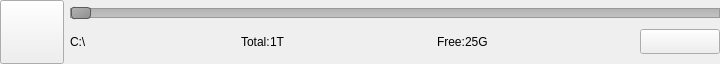
<?xml version="1.0" encoding="UTF-8"?>
<ui version="4.0">
 <class>VSCHddOne</class>
 <widget class="QWidget" name="VSCHddOne">
  <property name="geometry">
   <rect>
    <x>0</x>
    <y>0</y>
    <width>720</width>
    <height>64</height>
   </rect>
  </property>
  <property name="minimumSize">
   <size>
    <width>0</width>
    <height>64</height>
   </size>
  </property>
  <property name="maximumSize">
   <size>
    <width>720</width>
    <height>64</height>
   </size>
  </property>
  <property name="windowTitle">
   <string>Form</string>
  </property>
  <property name="windowIcon">
   <iconset>
    <normaloff>:/logo/resources/vscsmall.jpg</normaloff>:/logo/resources/vscsmall.jpg</iconset>
  </property>
  <layout class="QHBoxLayout" name="horizontalLayout_2">
   <property name="leftMargin">
    <number>0</number>
   </property>
   <property name="topMargin">
    <number>0</number>
   </property>
   <property name="rightMargin">
    <number>0</number>
   </property>
   <property name="bottomMargin">
    <number>0</number>
   </property>
   <item>
    <widget class="QPushButton" name="pushButton">
     <property name="minimumSize">
      <size>
       <width>64</width>
       <height>64</height>
      </size>
     </property>
     <property name="maximumSize">
      <size>
       <width>64</width>
       <height>64</height>
      </size>
     </property>
     <property name="text">
      <string/>
     </property>
     <property name="icon">
      <iconset resource="../main/vscmainwindows.qrc">
       <normaloff>:/device/resources/harddisk.png</normaloff>:/device/resources/harddisk.png</iconset>
     </property>
     <property name="iconSize">
      <size>
       <width>65</width>
       <height>65</height>
      </size>
     </property>
    </widget>
   </item>
   <item>
    <layout class="QVBoxLayout" name="verticalLayout">
     <property name="spacing">
      <number>0</number>
     </property>
     <item>
      <widget class="QSlider" name="horizontalSlider">
       <property name="styleSheet">
        <string notr="true">QSlider::groove:horizontal {
border: 1px solid #999999;
height: 8px; /* the groove expands to the size of the slider by default. by giving it a height, it has a fixed size */
background: qlineargradient(x1:0, y1:0, x2:0, y2:1, stop:0 #B1B1B1, stop:1 #c4c4c4);
}
QSlider::handle:horizontal {
background: qlineargradient(x1:0, y1:0, x2:1, y2:1, stop:0 #b4b4b4, stop:1 #8f8f8f);
border: 1px solid #5c5c5c;
width: 18px;
margin: -2px 0; /* handle is placed by default on the contents rect of the groove. Expand outside the groove */
border-radius: 3px;
}</string>
       </property>
       <property name="orientation">
        <enum>Qt::Horizontal</enum>
       </property>
      </widget>
     </item>
     <item>
      <layout class="QHBoxLayout" name="horizontalLayout">
       <item>
        <widget class="QLabel" name="labelDiskName">
         <property name="minimumSize">
          <size>
           <width>0</width>
           <height>30</height>
          </size>
         </property>
         <property name="maximumSize">
          <size>
           <width>16777215</width>
           <height>30</height>
          </size>
         </property>
         <property name="styleSheet">
          <string notr="true">font: 75 16pt &quot;Arial&quot;;</string>
         </property>
         <property name="text">
          <string>C:\ </string>
         </property>
        </widget>
       </item>
       <item>
        <spacer name="horizontalSpacer_3">
         <property name="orientation">
          <enum>Qt::Horizontal</enum>
         </property>
         <property name="sizeHint" stdset="0">
          <size>
           <width>40</width>
           <height>20</height>
          </size>
         </property>
        </spacer>
       </item>
       <item>
        <widget class="QLabel" name="labelTotal1">
         <property name="minimumSize">
          <size>
           <width>0</width>
           <height>30</height>
          </size>
         </property>
         <property name="maximumSize">
          <size>
           <width>16777215</width>
           <height>30</height>
          </size>
         </property>
         <property name="styleSheet">
          <string notr="true">font: 12pt &quot;Arial&quot;;</string>
         </property>
         <property name="text">
          <string>Total:</string>
         </property>
        </widget>
       </item>
       <item>
        <widget class="QLabel" name="labelTotal">
         <property name="minimumSize">
          <size>
           <width>0</width>
           <height>30</height>
          </size>
         </property>
         <property name="maximumSize">
          <size>
           <width>16777215</width>
           <height>30</height>
          </size>
         </property>
         <property name="styleSheet">
          <string notr="true">font: 12pt &quot;Arial&quot;;</string>
         </property>
         <property name="text">
          <string>1T</string>
         </property>
        </widget>
       </item>
       <item>
        <spacer name="horizontalSpacer_2">
         <property name="orientation">
          <enum>Qt::Horizontal</enum>
         </property>
         <property name="sizeHint" stdset="0">
          <size>
           <width>40</width>
           <height>20</height>
          </size>
         </property>
        </spacer>
       </item>
       <item>
        <widget class="QLabel" name="labelFree1">
         <property name="minimumSize">
          <size>
           <width>0</width>
           <height>30</height>
          </size>
         </property>
         <property name="maximumSize">
          <size>
           <width>16777215</width>
           <height>30</height>
          </size>
         </property>
         <property name="styleSheet">
          <string notr="true">font: 12pt &quot;Arial&quot;;</string>
         </property>
         <property name="text">
          <string>Free:</string>
         </property>
        </widget>
       </item>
       <item>
        <widget class="QLabel" name="labelFree">
         <property name="minimumSize">
          <size>
           <width>0</width>
           <height>30</height>
          </size>
         </property>
         <property name="maximumSize">
          <size>
           <width>16777215</width>
           <height>30</height>
          </size>
         </property>
         <property name="styleSheet">
          <string notr="true">font: 12pt &quot;Arial&quot;;</string>
         </property>
         <property name="text">
          <string>25G</string>
         </property>
        </widget>
       </item>
       <item>
        <spacer name="horizontalSpacer">
         <property name="orientation">
          <enum>Qt::Horizontal</enum>
         </property>
         <property name="sizeHint" stdset="0">
          <size>
           <width>40</width>
           <height>20</height>
          </size>
         </property>
        </spacer>
       </item>
       <item>
        <widget class="SwitchButton" name="checkBox">
         <property name="minimumSize">
          <size>
           <width>80</width>
           <height>25</height>
          </size>
         </property>
         <property name="maximumSize">
          <size>
           <width>80</width>
           <height>25</height>
          </size>
         </property>
         <property name="text">
          <string/>
         </property>
         <property name="icon">
          <iconset resource="../main/vscmainwindows.qrc">
           <normaloff>:/action/resources/switchputton.png</normaloff>:/action/resources/switchputton.png</iconset>
         </property>
         <property name="iconSize">
          <size>
           <width>80</width>
           <height>25</height>
          </size>
         </property>
        </widget>
       </item>
      </layout>
     </item>
    </layout>
   </item>
  </layout>
 </widget>
 <customwidgets>
  <customwidget>
   <class>SwitchButton</class>
   <extends>QPushButton</extends>
   <header>switchbutton.h</header>
  </customwidget>
 </customwidgets>
 <resources>
  <include location="../main/vscmainwindows.qrc"/>
 </resources>
 <connections/>
</ui>
